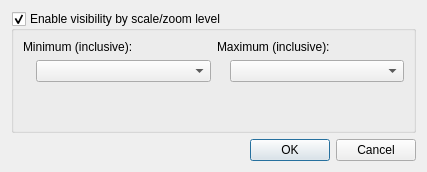
<?xml version="1.0" encoding="UTF-8"?>
<ui version="4.0">
 <class>visibilityDialog</class>
 <widget class="QDialog" name="visibilityDialog">
  <property name="geometry">
   <rect>
    <x>0</x>
    <y>0</y>
    <width>427</width>
    <height>172</height>
   </rect>
  </property>
  <property name="windowTitle">
   <string>Visibility by zoom level</string>
  </property>
  <property name="sizeGripEnabled">
   <bool>false</bool>
  </property>
  <layout class="QVBoxLayout" name="verticalLayout">
   <item>
    <widget class="QGroupBox" name="visibilityBoxWidget">
     <property name="title">
      <string>Enable visibility by scale/zoom level</string>
     </property>
     <property name="checkable">
      <bool>true</bool>
     </property>
     <layout class="QHBoxLayout" name="horizontalLayout_2">
      <item>
       <layout class="QHBoxLayout" name="horizontalLayout">
        <item>
         <layout class="QFormLayout" name="formLayout">
          <item row="1" column="0">
           <widget class="QLabel" name="label">
            <property name="text">
             <string/>
            </property>
            <property name="pixmap">
             <pixmap>../icons/mActionZoomOut.png</pixmap>
            </property>
           </widget>
          </item>
          <item row="1" column="1">
           <widget class="QComboBox" name="minZoomLevelCombo"/>
          </item>
          <item row="0" column="0" colspan="2">
           <widget class="QLabel" name="label_3">
            <property name="text">
             <string>Minimum (inclusive):</string>
            </property>
           </widget>
          </item>
         </layout>
        </item>
        <item>
         <layout class="QFormLayout" name="formLayout_2">
          <item row="0" column="0" colspan="2">
           <widget class="QLabel" name="label_4">
            <property name="text">
             <string>Maximum (inclusive):</string>
            </property>
           </widget>
          </item>
          <item row="1" column="0">
           <widget class="QLabel" name="label_2">
            <property name="text">
             <string/>
            </property>
            <property name="pixmap">
             <pixmap>../icons/mActionZoomIn.png</pixmap>
            </property>
           </widget>
          </item>
          <item row="1" column="1">
           <widget class="QComboBox" name="maxZoomLevelCombo"/>
          </item>
         </layout>
        </item>
       </layout>
      </item>
     </layout>
    </widget>
   </item>
   <item>
    <widget class="QDialogButtonBox" name="buttons">
     <property name="orientation">
      <enum>Qt::Horizontal</enum>
     </property>
     <property name="standardButtons">
      <set>QDialogButtonBox::Cancel|QDialogButtonBox::Ok</set>
     </property>
    </widget>
   </item>
  </layout>
 </widget>
 <resources/>
 <connections>
  <connection>
   <sender>buttons</sender>
   <signal>accepted()</signal>
   <receiver>visibilityDialog</receiver>
   <slot>accept()</slot>
   <hints>
    <hint type="sourcelabel">
     <x>248</x>
     <y>254</y>
    </hint>
    <hint type="destinationlabel">
     <x>157</x>
     <y>274</y>
    </hint>
   </hints>
  </connection>
  <connection>
   <sender>buttons</sender>
   <signal>rejected()</signal>
   <receiver>visibilityDialog</receiver>
   <slot>reject()</slot>
   <hints>
    <hint type="sourcelabel">
     <x>316</x>
     <y>260</y>
    </hint>
    <hint type="destinationlabel">
     <x>286</x>
     <y>274</y>
    </hint>
   </hints>
  </connection>
 </connections>
</ui>
